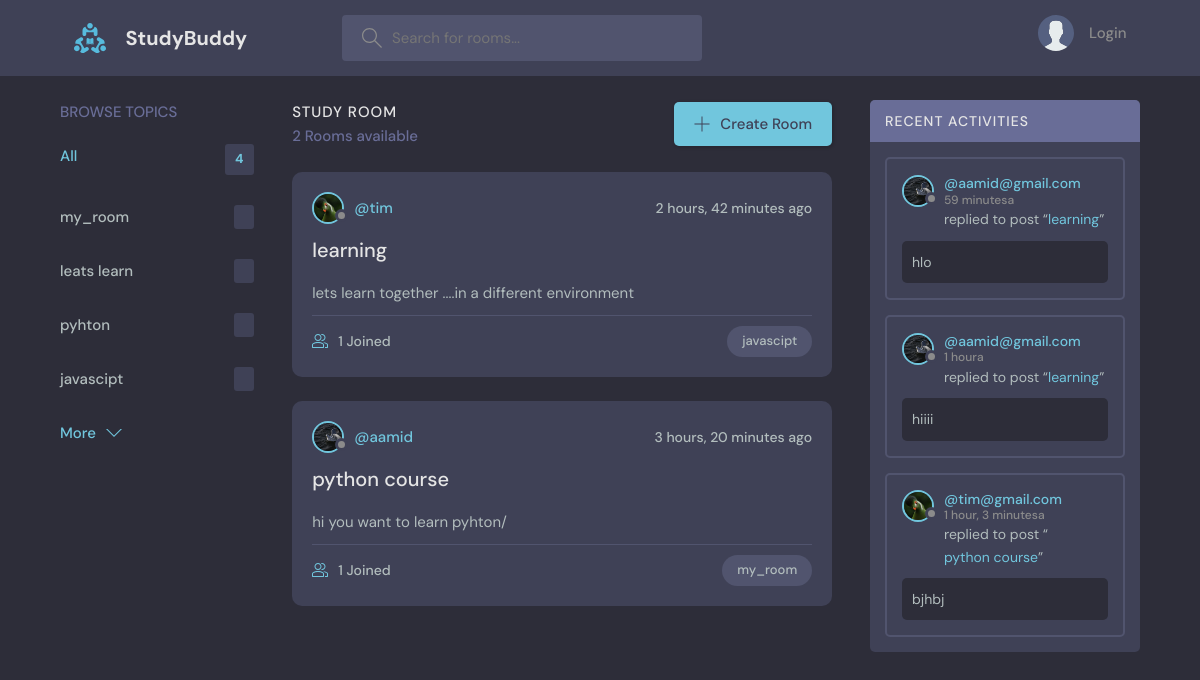
The page / on the database its author committed.
### base/models.py (models this page shows, shortened)
class Topic(models.Model):
    name = models.CharField(max_length=200)

class Room(models.Model):
    host = models.ForeignKey(User, on_delete=models.SET_NULL, null=True)
    topic = models.ForeignKey(Topic, on_delete=models.SET_NULL, null=True)
    name = models.CharField(max_length=200)
    description = models.TextField(null=True, blank=True)
    participants = models.ManyToManyField(User, related_name='participants',blank=True)
    updated = models.DateTimeField(auto_now=True)
    created = models.DateTimeField(auto_now_add=True)
    class Meta:
        ordering = ['-updated', 'created']
    def __str__(self):
        return self.name

class User(AbstractUser):
  name = models.CharField(max_length=200,null=True)
  email = models.EmailField(null=True,unique=True)
  bio = models.TextField(null=True)
  avatar = models.ImageField(null=True, default="avatar.svg")
  USERNAME_FIELD= 'email'
  REQUIRED_FIELDS = []

class Message(models.Model):
    user = models.ForeignKey(User, on_delete=models.CASCADE)
    room = models.ForeignKey(Room, on_delete=models.CASCADE)
    body = models.TextField()
    updated = models.DateTimeField(auto_now=True)
    created = models.DateTimeField(auto_now_add=True)

### base/views.py (the view)
# urls.py: path('', views.home, name="home"),
def home(request):
    q = request.GET.get('q') if request.GET.get('q') != None else ''
    rooms = Room.objects.filter(
        Q(topic__name__icontains=q,)  |
        Q(name__icontains=q)  |
        Q(description__icontains=q)  )
    topics = Topic.objects.all()[0:5]
    room_count = rooms.count()
    recent_messages = Message.objects.filter(
            Q(room__topic__name__icontains=q)  |
            Q(room__name__icontains=q)
            ).order_by('-created')
    context = {'rooms': rooms,
               'topics': topics,
               'room_count':room_count,
               'recent_messages': recent_messages}
    return render(request, 'base/home.html', context,)

### base/templates/base/home.html (shortened to what this page needs)
 {% extends "main.html" %}
{% block content %}
    <main class="layout layout--3">
      <div class="container">
        {% include "base/topics_component.html" %}
        <div class="roomList">
          <div class="roomList__header">
            <div>
              <h2>Study Room</h2>
              <p>{{room_count}} Rooms available</p>
            </div>
            <a class="btn btn--main" href="{% url 'create-room' %}">
              <svg version="1.1" xmlns="http://www.w3.org/2000/svg" width="32" height="32" viewBox="0 0 32 32">
                <title>add</title>
                <path
                  d="M16.943 0.943h-1.885v14.115h-14.115v1.885h14.115v14.115h1.885v-14.115h14.115v-1.885h-14.115v-14.115z"
                ></path>
              </svg>
              Create Room
            </a>
          </div>
          {% include "base/feed_component.html" %}
        </div>
        {% include "base/activity_component.html" %}
      </div>
    </main>
    {% endblock  %}

### base/templates/base/topics_component.html
<div class="topics">
  <div class="topics__header">
    <h2>Browse Topics</h2>
  </div>
  <ul class="topics__list">
    <li>
      <a href="{% url 'home' %}" class="active">All <span>{{topics.count}}</span></a>
    </li>
    {% for topic in topics %}
    <li>
      <a href="{% url 'home' %}?q={{topic.name}}">{{topic.name}} <span>{{ topic.room_set_all.count}}</span></a>
    </li>
    {% endfor %}
  </ul>
  <a class="btn btn--link" href="{% url 'topics' %}">
    More
    <svg version="1.1" xmlns="http://www.w3.org/2000/svg" width="32" height="32" viewBox="0 0 32 32">
      <title>chevron-down</title>
      <path d="M16 21l-13-13h-3l16 16 16-16h-3l-13 13z"></path>
    </svg>
  </a>
</div>

### base/templates/base/feed_component.html (shortened to what this page needs)
{% block content %}
{% for room in rooms %}
<div class="roomListRoom">
  <div class="roomListRoom__header">
    <a href="{% url 'user-profile' room.host.id %}" class="roomListRoom__author">
      <div class="avatar avatar--small">
        <img src="{{room.host.avatar.url}}" />
      </div>
      <span>@{{room.host.username}}</span>
    </a>
    <div class="roomListRoom__actions">
      <span>{{room.created|timesince}} ago</span>
    </div>
  </div>
  <div class="roomListRoom__content">
    <a href="{% url 'room' room.id %}">{{room.name}}</a>
    <p>{{room.description}}</p>
  </div>
  <div class="roomListRoom__meta">
    <a href="{% url 'room' room.id %}" class="roomListRoom__joined">
      {{room.participants.all.count}} Joined
    </a>
    <p class="roomListRoom__topic">{{room.topic.name}}</p>
  </div>
</div>
{% endfor %}
{% endblock content %}

### base/templates/base/activity_component.html (shortened to what this page needs)
<div class="activities">
  <div class="activities__header">
    <h2>Recent Activities</h2>
  </div>
  {% for message in recent_messages %}
  <div class="activities__box">
    <div class="activities__boxHeader roomListRoom__header">
      <a href="{% url 'user-profile' message.user.id %}" class="roomListRoom__author">
        <div class="avatar avatar--small">
          <img src="{{message.user.avatar.url}}" />
        </div>
        <p>
          @{{ message.user }}
          <span>{{ message.created|timesince }}a</span>
        </p>
      </a>
    </div>
    <div class="activities__boxContent">
      <p>replied to post “<a href="{% url 'room' message.room.id %}"> {{message.room}} </a>”</p>
      <div class="activities__boxRoomContent">
        {{message.body}}
      </div>
    </div>
  </div>
  {% endfor %}
</div>

### rows shown on the page
Topic: name "my_room"
Topic: name "leats learn"
Topic: name "pyhton"
Topic: name "javascipt"
Room: host.avatar (picture), host.username "tim", created "2 hours, 42 minutes", name "learning", description "lets learn together ....in a different environment", participants.all.count "1", topic.name "javascipt"
Room: host.avatar (picture), host.username "aamid", created "3 hours, 20 minutes", name "python course", description "hi you want to learn pyhton/", participants.all.count "1", topic.name "my_room"
Message: user.avatar (picture), user "aamid@gmail.com", created "59 minutes", room "learning", body "hlo"
Message: user.avatar (picture), user "aamid@gmail.com", created "1 hour", room "learning", body "hiiii"
Message: user.avatar (picture), user "tim@gmail.com", created "1 hour, 3 minutes", room "python course", body "bjhbj"

### other values the page prints
{{ topics.count }} "4"
{{ room_count }} "2"
